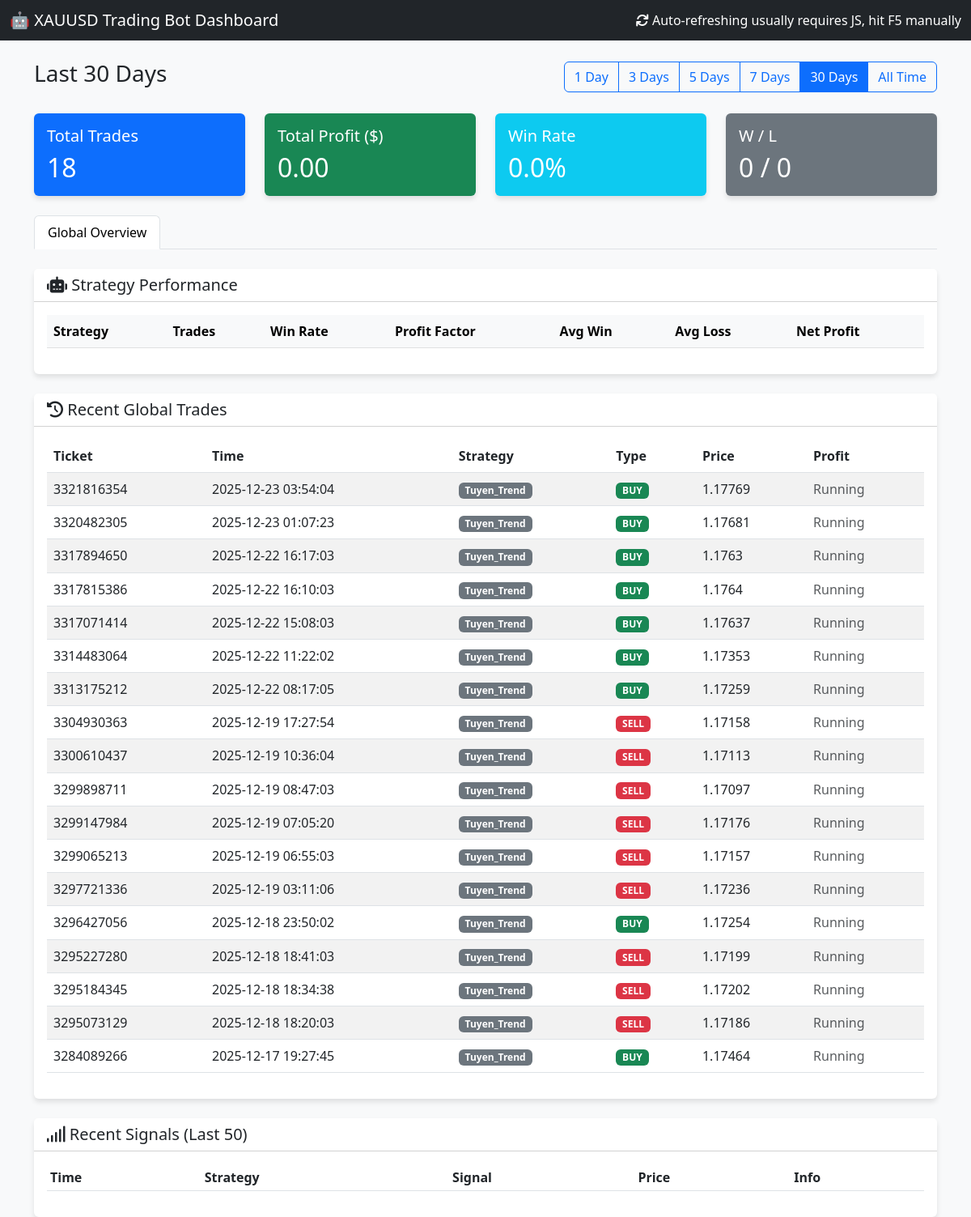
Before: / with the older database file.
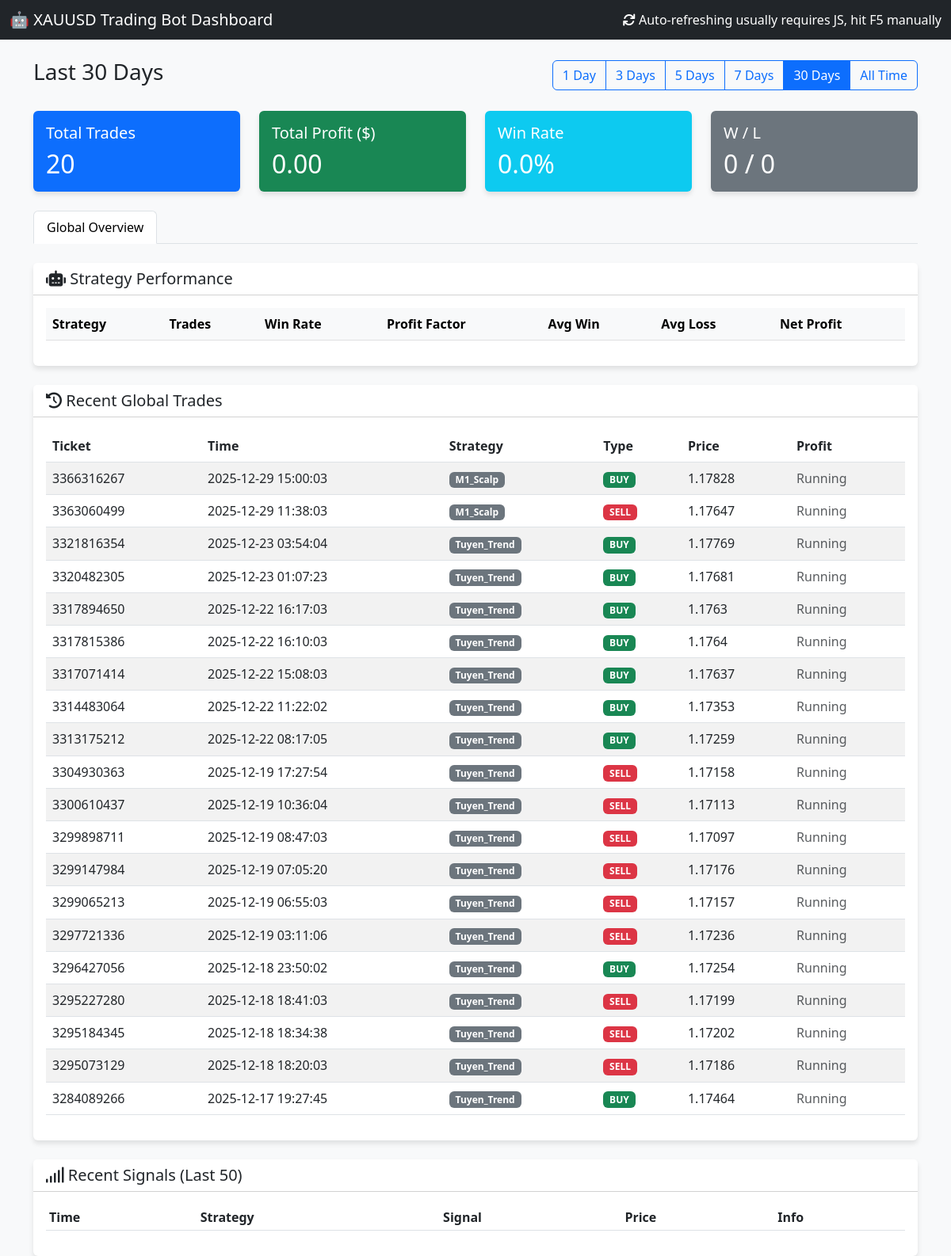
After: the same page with the newer database file.
### tables this page shows
CREATE TABLE orders (
                ticket INTEGER PRIMARY KEY,
                strategy_name TEXT,
                symbol TEXT,
                order_type TEXT,
                volume REAL,
                open_price REAL,
                sl REAL,
                tp REAL,
                open_time DATETIME,
                close_price REAL,
                profit REAL,
                comment TEXT,
                account_id INTEGER DEFAULT 0
            );

### dashboard.py (the view, shortened to what this page needs)
@app.route('/')
def index():
    cur = get_db().cursor()
    days_param = request.args.get('days', '30') # Default 30 days
    if days_param == "all":
        days = 36500 # 100 years approx
        filter_label = "All Time"
    else:
        try:
            days = int(days_param)
            filter_label = f"Last {days} Days"
        except:
            days = 30
            filter_label = "Last 30 Days"
    cutoff_date = datetime.now() - timedelta(days=days)
    cutoff_str = cutoff_date.strftime("%Y-%m-%d %H:%M:%S")
    cur.execute("SELECT * FROM orders WHERE open_time >= ? ORDER BY open_time DESC", (cutoff_str,))
    orders = cur.fetchall()
    total_trades = len(orders)
    total_profit = sum([o['profit'] for o in orders if o['profit'] is not None])
    wins = len([o for o in orders if o['profit'] is not None and o['profit'] > 0])
    losses = len([o for o in orders if o['profit'] is not None and o['profit'] < 0])
    win_rate = (wins / total_trades * 100) if total_trades > 0 else 0
    cur.execute("SELECT * FROM signals ORDER BY timestamp DESC LIMIT 50")
    signals = cur.fetchall()
    cur.execute("SELECT DISTINCT strategy_name FROM orders")
    strategies = [row['strategy_name'] for row in cur.fetchall()]
    bot_stats = []
    for strat in strategies:
        s_orders = [o for o in orders if o['strategy_name'] == strat and o['profit'] is not None]
        s_total = len(s_orders)
        if s_total == 0: continue
    desired_order = [
        "Strategy_1_Trend_HA",
        "Strategy_4_UT_Bot",
        "Strategy_2_EMA_ATR",
        "Strategy_5_Filter_First"
    ]
    bot_stats = [b for b in bot_stats if b['raw_name'] in desired_order]
    bot_stats.sort(key=lambda x: desired_order.index(x['raw_name']))
    return render_template('index.html',
                           orders=orders,
                           signals=signals,
                           total_trades=total_trades,
                           total_profit=total_profit,
                           win_rate=win_rate,
                           wins=wins,
                           losses=losses,
                           bot_stats=bot_stats,
                           current_filter=days_param,
                           filter_label=filter_label)

### dashboard.py (called while the page is built)
def get_db():
    db = getattr(g, '_database', None)
    if db is None:
        db = g._database = sqlite3.connect(DB_PATH)
        db.row_factory = sqlite3.Row
    return db

@app.teardown_appcontext
def close_connection(exception):
    db = getattr(g, '_database', None)
    if db is not None:
        db.close()

### templates/index.html (shortened to what this page needs)
<!DOCTYPE html>
<html lang="en">
<head>
    <link href="https://cdn.jsdelivr.net/npm/bootstrap@5.3.0/dist/css/bootstrap.min.css" rel="stylesheet">
    <link href="https://cdnjs.cloudflare.com/ajax/libs/font-awesome/6.0.0/css/all.min.css" rel="stylesheet">
</head>
<body>
    <nav class="navbar navbar-dark bg-dark mb-4">
        <div class="container-fluid">
            <span class="navbar-brand mb-0 h1">🤖 XAUUSD Trading Bot Dashboard</span>
            <span class="text-white"><i class="fas fa-sync"></i> Auto-refreshing usually requires JS, hit F5
                manually</span>
        </div>
    </nav>
    <div class="container mb-4">
        <div class="d-flex justify-content-between align-items-center">
            <h3>{{ filter_label }}</h3>
            <div class="btn-group" role="group">
                <a href="/?days=1" class="btn btn-outline-primary {% if current_filter == '1' %}active{% endif %}">1
                    Day</a>
                <a href="/?days=3" class="btn btn-outline-primary {% if current_filter == '3' %}active{% endif %}">3
                    Days</a>
                <a href="/?days=5" class="btn btn-outline-primary {% if current_filter == '5' %}active{% endif %}">5
                    Days</a>
                <a href="/?days=7" class="btn btn-outline-primary {% if current_filter == '7' %}active{% endif %}">7
                    Days</a>
                <a href="/?days=30" class="btn btn-outline-primary {% if current_filter == '30' %}active{% endif %}">30
                    Days</a>
                <a href="/?days=all"
                    class="btn btn-outline-primary {% if current_filter == 'all' %}active{% endif %}">All Time</a>
            </div>
        </div>
    </div>
    <div class="container">
        <div class="row mb-4">
            <div class="col-md-3">
                <div class="card bg-primary text-white">
                    <div class="card-body">
                        <h5 class="card-title">Total Trades</h5>
                        <h2 class="card-text">{{ total_trades }}</h2>
                    </div>
                </div>
            </div>
            <div class="col-md-3">
                <div class="card {% if total_profit >= 0 %}bg-success{% else %}bg-danger{% endif %} text-white">
                    <div class="card-body">
                        <h5 class="card-title">Total Profit ($)</h5>
                        <h2 class="card-text">{{ "%.2f"|format(total_profit) }}</h2>
                    </div>
                </div>
            </div>
            <div class="col-md-3">
                <div class="card bg-info text-white">
                    <div class="card-body">
                        <h5 class="card-title">Win Rate</h5>
                        <h2 class="card-text">{{ "%.1f"|format(win_rate) }}%</h2>
                    </div>
                </div>
            </div>
            <div class="col-md-3">
                <div class="card bg-secondary text-white">
                    <div class="card-body">
                        <h5 class="card-title">W / L</h5>
                        <h2 class="card-text">{{ wins }} / {{ losses }}</h2>
                    </div>
                </div>
            </div>
        </div>
        <ul class="nav nav-tabs mb-4" id="myTab" role="tablist">
            <li class="nav-item" role="presentation">
                <button class="nav-link active" id="overview-tab" data-bs-toggle="tab" data-bs-target="#overview"
                    type="button" role="tab" aria-controls="overview" aria-selected="true">Global Overview</button>
            </li>
        </ul>
        <div class="tab-content" id="myTabContent">
            <div class="tab-pane fade show active" id="overview" role="tabpanel" aria-labelledby="overview-tab">
                <div class="card mb-4">
                    <div class="card-header bg-white">
                        <h5 class="mb-0"><i class="fas fa-robot"></i> Strategy Performance</h5>
                    </div>
                    <div class="card-body">
                        <div class="table-responsive">
                            <table class="table table-hover align-middle">
                                <thead class="table-light">
                                    <tr>
                                        <th>Strategy</th>
                                        <th>Trades</th>
                                        <th>Win Rate</th>
                                        <th>Profit Factor</th>
                                        <th>Avg Win</th>
                                        <th>Avg Loss</th>
                                        <th>Net Profit</th>
                                    </tr>
                                </thead>
                            </table>
                        </div>
                    </div>
                </div>
                <div class="card mb-4">
                    <div class="card-header bg-white">
                        <h5 class="mb-0"><i class="fas fa-history"></i> Recent Global Trades</h5>
                    </div>
                    <div class="card-body">
                        <div class="table-responsive">
                            <table class="table table-hover table-striped">
                                <thead>
                                    <tr>
                                        <th>Ticket</th>
                                        <th>Time</th>
                                        <th>Strategy</th>
                                        <th>Type</th>
                                        <th>Price</th>
                                        <th>Profit</th>
                                    </tr>
                                </thead>
                                <tbody>
                                    {% for order in orders[:50] %}
                                    <tr>
                                        <td>{{ order.ticket }}</td>
                                        <td>{{ order.open_time }}</td>
                                        <td><span class="badge bg-secondary">{{ order.strategy_name }}</span></td>
                                        <td>
                                            {% if order.order_type == 'BUY' %}
                                            <span class="badge badge-buy">BUY</span>
                                            {% else %}
                                            <span class="badge badge-sell">SELL</span>
                                            {% endif %}
                                        </td>
                                        <td>{{ order.open_price }}</td>
                                        <td
                                            class=" ">
                                            {% if order.profit is not none %}
                                            {{ "%.2f"|format(order.profit) }}
                                            {% else %}
                                            <span class="text-muted">Running</span>
                                            {% endif %}
                                        </td>
                                    </tr>
                                    {% endfor %}
                                </tbody>
                            </table>
                        </div>
                    </div>
                </div>
            </div>
        </div>
        <div class="card">
            <div class="card-header bg-white">
                <h5 class="mb-0"><i class="fas fa-signal"></i> Recent Signals (Last 50)</h5>
            </div>
            <div class="card-body">
                <div class="table-responsive">
                    <table class="table table-sm">
                        <thead>
                            <tr>
                                <th>Time</th>
                                <th>Strategy</th>
                                <th>Signal</th>
                                <th>Price</th>
                                <th>Info</th>
                            </tr>
                        </thead>
                    </table>
                </div>
            </div>
        </div>
    </div>
</body>
</html>

### templates/index.html (style rules this page uses)
body { background-color: #f8f9fa; }
.card { box-shadow: 0 4px 6px rgba(0, 0, 0, 0.1); border: none; }
.badge-buy { background-color: #198754; }
.badge-sell { background-color: #dc3545; }

Changed rows visible on the page:
added orders: ticket "3366316267", open_time "2025-12-29 15:00:03", strategy_name "M1_Scalp", order_type "BUY", open_price "1.17828"
added orders: ticket "3363060499", open_time "2025-12-29 11:38:03", strategy_name "M1_Scalp", order_type "SELL", open_price "1.17647"
Other visible differences:
{{ total_trades }}: "18" → "20"
